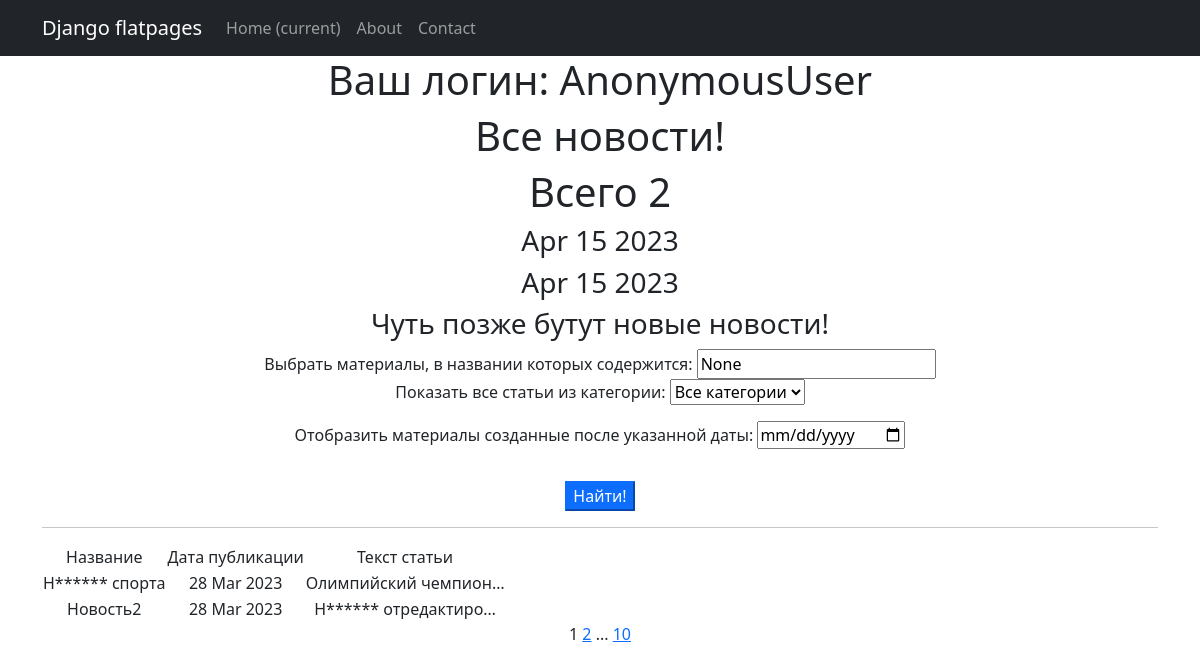
The page /news/ on the database as committed earlier.
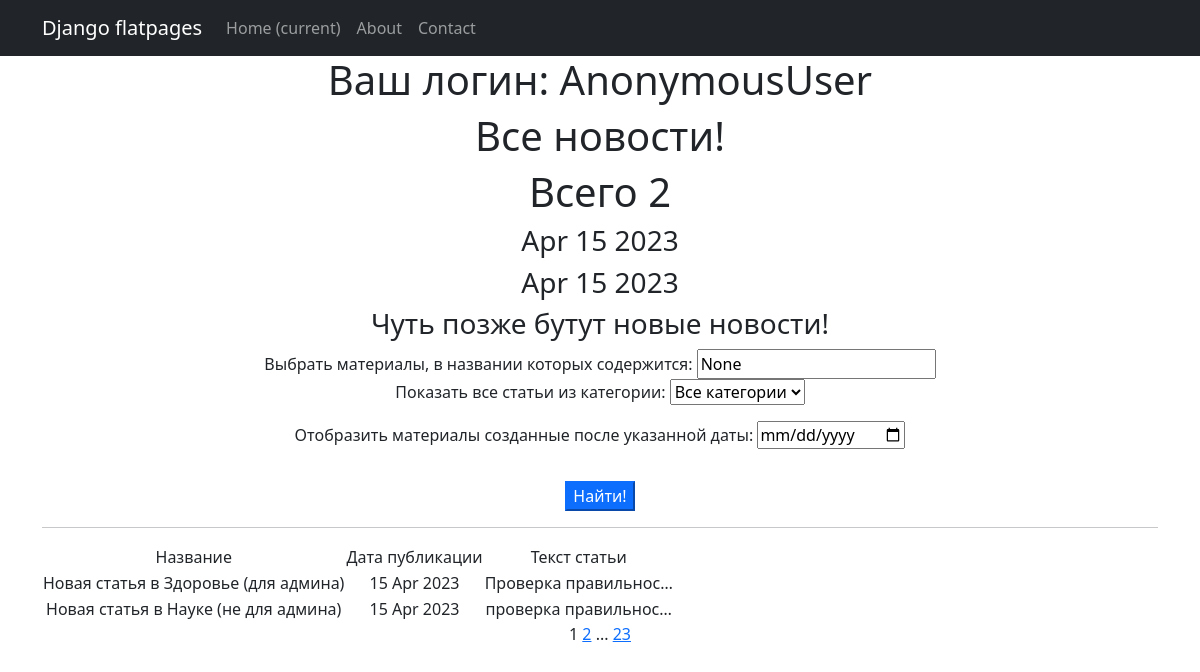
The same page on the database as committed later.
### NewsPortal/models.py (models this page shows, shortened)
class Post(models.Model):
    choise = [
        ('Article', 'Статья'),
        ('News', 'Новость'),
    ]
    p_category = models.ManyToManyField('Category', through='PostCategory')     # связь многие ко многим с Категорией
    p_author = models.ForeignKey(Author, on_delete=models.CASCADE)  # связь один ко многим с Автором
    p_name = models.CharField(max_length=50, null=True)    # заголовок статьи
    p_post = models.TextField()   # текст статьи
    p_create_date = models.DateTimeField(auto_now_add=True)     # дата время добавления
    p_update_date = models.DateTimeField(auto_now=True)     # дата время обновления
    p_rate = models.IntegerField(default=0)    # рейтинг статьи
    p_type = models.CharField(max_length=20, choices=choise, default='Article')

### NewsPortal/views.py (the view)
# urls.py: path('', PostList.as_view(), name='post_list'),
class PostList(ListView):
    model = Post
    ordering = '-p_create_date'
    template_name = 'post_list.html'
    context_object_name = 'posts'
    paginate_by = 2
    def get_queryset(self):
        queryset = super().get_queryset()
        self.filterset = PostFilter(self.request.GET, queryset)
        return self.filterset.qs
    def get_context_data(self, **kwargs):
        context = super().get_context_data(**kwargs)
        context['time_now'] = datetime.utcnow()
        context['next_post'] = None
        context['filterset'] = self.filterset
        print(self.filterset)
        return context

### NewsPortal/models.py (called while the page is built)
    def __str__(self):
        return self.category

### NewsPortal/templatetags/custom_filters.py (called while the page is built)
@register.filter(name='censor')
def currency(value):
    n = value.split()
    for i in n:
        if i.lower() in BAD_WORDS:
            value = value.replace(i, (i[0] + '*' * (len(i) - 1)))
    return f'{value}'

### NewsPortal/templatetags/custom_tags.py (called while the page is built)
@register.simple_tag()
def current_time(format_string='%b %d %Y'):
   return datetime.utcnow().strftime(format_string)

@register.simple_tag(takes_context=True)
def url_replace(context, **kwargs):
   d = context['request'].GET.copy()
   for k, v in kwargs.items():
       d[k] = v
   return d.urlencode()

### templates/post_list.html (shortened to what this page needs)
{% extends 'flatpages/default.html' %}
{% load custom_tags %}
{% load custom_filters %}
{% block content %}
<h1>Ваш логин: {{ user }}</h1>
<h1>Все новости!</h1>
<h1>Всего {{ posts|length }}</h1>
<h3>{{ time_now|date:'M d Y' }}</h3>
   <h3>{% current_time '%b %d %Y' %}</h3>
   <h3> {{ next_post|default_if_none:"Чуть позже бутут новые новости!" }} </h3>
   <form action="" method="get">
       <label for="id_pnamefilter">Выбрать материалы, в названии которых содержится: </label>
        <input id="id_pnamefilter" name="pnamefilter" value= {{ filterset.form.pnamefilter.value }} >
        <p><label for="id_pcategoryfilter">Показать все статьи из категории:  </label>  {{ filterset.form.pcategoryfilter}}
       <p><label for="id_datefilter">Отобразить материалы созданные после указанной даты:</label>
        <input id="id_datefilter" type="date" name="datefilter" value= {{ filterset.form.datefilter.value }}></p>
       <input type="submit" class="mt-3 btn-primary" value="Найти!" />
   </form>
<hr>
   {% if posts %}
       <table>
           <tr>
               <td>
                   Название
               </td>
               <td>
                   Дата публикации
               </td>
               <td>
                   Текст статьи
               </td>
           </tr>
           {% for post in posts %}
           <tr>
               <td>{{ post.p_name|censor }}</td>
               <td>{{ post.p_create_date|date:'d M Y' }}</td>
               <td>{{ post.p_post|truncatechars:20|censor }}</td>
               <td>
                </td>
           </tr>
           {% endfor %}
       </table>
   {% else %}
       <h2>Новостей нет!!</h2>
   {% endif %}
   {{ page_obj.number }}
   {% if page_obj.has_next %}
       <a href="?{% url_replace page=page_obj.next_page_number %}">{{ page_obj.next_page_number }}</a>
       {% if paginator.num_pages != page_obj.next_page_number %}
           ...
           <a href="?{% url_replace page=page_obj.paginator.num_pages %}">{{ page_obj.paginator.num_pages }}</a>
       {% endif %}
   {% endif %}
{% endblock content %}

### templates/flatpages/default.html (shortened to what this page needs)
<!DOCTYPE html>
<html lang="en">
    <head>
        {% load static %}
        <link href="{% static 'css/styles.css' %}" rel="stylesheet" />
    </head>
    <body>
        <nav class="navbar navbar-expand-lg navbar-dark bg-dark static-top">
           <div class="container">
               <a class="navbar-brand" href="#">Django flatpages</a>
               <div class="collapse navbar-collapse" id="navbarResponsive">
                   <ul class="navbar-nav ml-auto">
                       <li class="nav-item active">
                           <a class="nav-link" href="#">Home
                               <span class="sr-only">(current)</span>
                           </a>
                       </li>
                       <li class="nav-item">
                           <a class="nav-link" href="/about/">About</a>
                       </li>
                       <li class="nav-item">
                           <a class="nav-link" href="/contacts/">Contact</a>
                       </li>
                   </ul>
               </div>
           </div>
        </nav>
        <div class="container">
           <div class="row">
               <div class="col-lg-12 text-center">
                   {% block content %}{% endblock content %}
               </div>
           </div>
        </div>
    </body>
</html>

Rows that differ between the two databases and show on the page:
no longer on this page (row unchanged): Post: p_name|censor "Н****** спорта", p_create_date "28 Mar 2023", p_post|censor "Олимпийский чемпион…"
no longer on this page (row unchanged): Post: p_name|censor "Новость2", p_create_date "28 Mar 2023", p_post|censor "Н****** отредактиро…"
added Post: p_name|censor "Новая статья в Здоровье (для админа)", p_create_date "15 Apr 2023", p_post|censor "Проверка правильнос…"
added Post: p_name|censor "Новая статья в Науке (не для админа)", p_create_date "15 Apr 2023", p_post|censor "проверка правильнос…"
Other text that changed with them:
{{ page_obj.paginator.num_pages }}: "10" → "23"
